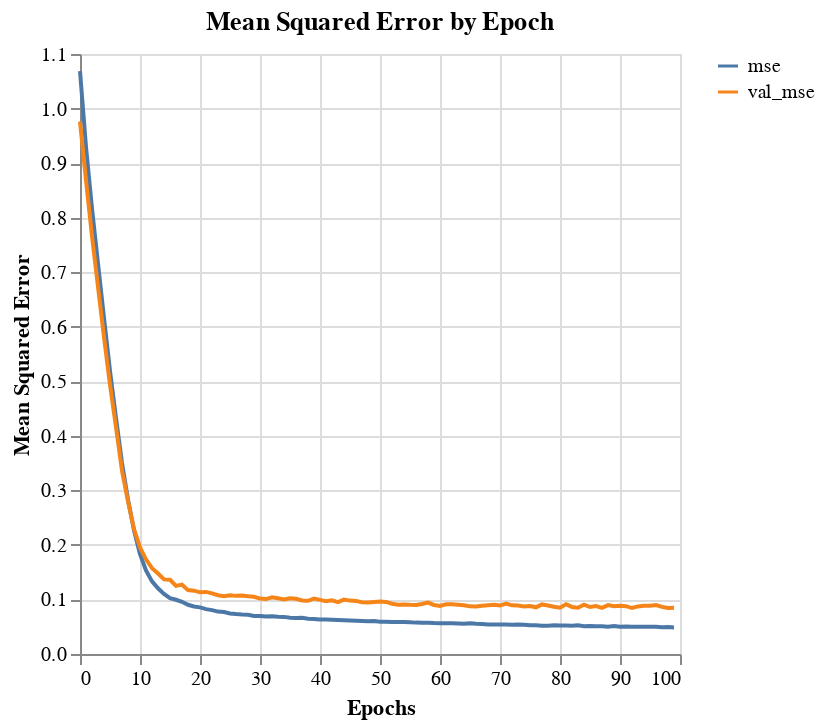
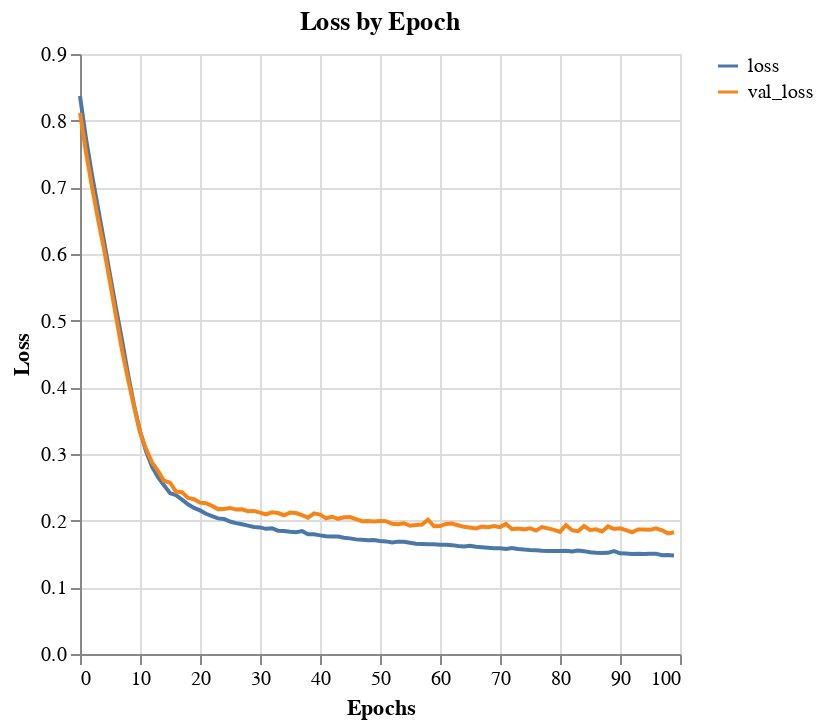

Notebook source saved alongside these figures, in order:
### Code cell
plot_model_history(history_df, feature='mse', name="initial_NN", tuner=True)
plot_model_history(history_df, feature='loss', name="initial_NN", tuner=True)

### Figure 1 — Vega-Lite specification as saved in the notebook (floating-point values rounded to 4 significant figures)
{"config": {"view": {"continuousWidth": 300, "continuousHeight": 300}}, "repeat": {"layer": ["mse", "val_mse"]}, "spec": {"data": {"name": "data-c008771fc6ed83b5106ac69f3f490f0b"}, "mark": {"type": "line"}, "encoding": {"color": {"datum": {"repeat": "layer"}}, "x": {"field": "index", "title": "Epochs", "type": "quantitative"}, "y": {"field": {"repeat": "layer"}, "title": "Mean Squared Error", "type": "quantitative"}}}, "title": "Mean Squared Error by Epoch", "$schema": "https://vega.github.io/schema/vega-lite/v5.20.1.json", "datasets": {"data-c008771fc6ed83b5106ac69f3f490f0b": [{"index": 0, "mse": 1.069, "val_mse": 0.9763}, {"index": 1, "mse": 0.9296, "val_mse": 0.8686}, {"index": 2, "mse": 0.817, "val_mse": 0.7659}, {"index": 3, "mse": 0.7161, "val_mse": 0.6731}, {"index": 4, "mse": 0.616, "val_mse": 0.5808}, {"index": 5, "mse": 0.5188, "val_mse": 0.4937}, {"index": 6, "mse": 0.4329, "val_mse": 0.4159}, {"index": 7, "mse": 0.3501, "val_mse": 0.3361}, {"index": 8, "mse": 0.2832, "val_mse": 0.2798}, {"index": 9, "mse": 0.2267, "val_mse": 0.2291}, {"index": 10, "mse": 0.1831, "val_mse": 0.1953}, {"index": 11, "mse": 0.1534, "val_mse": 0.1736}, {"index": 12, "mse": 0.1332, "val_mse": 0.1573}, {"index": 13, "mse": 0.1206, "val_mse": 0.1476}, {"index": 14, "mse": 0.1101, "val_mse": 0.1368}, {"index": 15, "mse": 0.1024, "val_mse": 0.136}, {"index": 16, "mse": 0.09946, "val_mse": 0.1248}, {"index": 17, "mse": 0.09572, "val_mse": 0.1271}, {"index": 18, "mse": 0.09022, "val_mse": 0.1171}, {"index": 19, "mse": 0.08719, "val_mse": 0.1161}, {"index": 20, "mse": 0.08552, "val_mse": 0.1131}, {"index": 21, "mse": 0.08229, "val_mse": 0.1138}, {"index": 22, "mse": 0.0804, "val_mse": 0.1111}, {"index": 23, "mse": 0.07776, "val_mse": 0.1078}, {"index": 24, "mse": 0.07686, "val_mse": 0.106}, {"index": 25, "mse": 0.07442, "val_mse": 0.1079}, {"index": 26, "mse": 0.07319, "val_mse": 0.1066}, {"index": 27, "mse": 0.07242, "val_mse": 0.1074}, {"index": 28, "mse": 0.07192, "val_mse": 0.1058}, {"index": 29, "mse": 0.06986, "val_mse": 0.1049}, {"index": 30, "mse": 0.06984, "val_mse": 0.1015}, {"index": 31, "mse": 0.06877, "val_mse": 0.1007}, {"index": 32, "mse": 0.06921, "val_mse": 0.1038}, {"index": 33, "mse": 0.06844, "val_mse": 0.1021}, {"index": 34, "mse": 0.06803, "val_mse": 0.09989}, {"index": 35, "mse": 0.0666, "val_mse": 0.1022}, {"index": 36, "mse": 0.06613, "val_mse": 0.1012}, {"index": 37, "mse": 0.06641, "val_mse": 0.09805}, {"index": 38, "mse": 0.06456, "val_mse": 0.09748}, {"index": 39, "mse": 0.06431, "val_mse": 0.1016}, {"index": 40, "mse": 0.06345, "val_mse": 0.09922}, {"index": 41, "mse": 0.06323, "val_mse": 0.09664}, {"index": 42, "mse": 0.06284, "val_mse": 0.09841}, {"index": 43, "mse": 0.06237, "val_mse": 0.09501}, {"index": 44, "mse": 0.06206, "val_mse": 0.09983}, {"index": 45, "mse": 0.06154, "val_mse": 0.09787}, {"index": 46, "mse": 0.06099, "val_mse": 0.09732}, {"index": 47, "mse": 0.06062, "val_mse": 0.09476}, {"index": 48, "mse": 0.06013, "val_mse": 0.09454}, {"index": 49, "mse": 0.06034, "val_mse": 0.0955}, {"index": 50, "mse": 0.0592, "val_mse": 0.09615}, {"index": 51, "mse": 0.05934, "val_mse": 0.09551}, {"index": 52, "mse": 0.05857, "val_mse": 0.09208}, {"index": 53, "mse": 0.05858, "val_mse": 0.09045}, {"index": 54, "mse": 0.05887, "val_mse": 0.09083}, {"index": 55, "mse": 0.05815, "val_mse": 0.09021}, {"index": 56, "mse": 0.05752, "val_mse": 0.08992}, {"index": 57, "mse": 0.05741, "val_mse": 0.09163}, {"index": 58, "mse": 0.05722, "val_mse": 0.09432}, {"index": 59, "mse": 0.05663, "val_mse": 0.08991}, {"index": 60, "mse": 0.05654, "val_mse": 0.08822}, {"index": 61, "mse": 0.05624, "val_mse": 0.09115}, {"index": 62, "mse": 0.05631, "val_mse": 0.09102}, {"index": 63, "mse": 0.0561, "val_mse": 0.0903}, {"index": 64, "mse": 0.05529, "val_mse": 0.08938}, {"index": 65, "mse": 0.05618, "val_mse": 0.08736}, {"index": 66, "mse": 0.05529, "val_mse": 0.08722}, {"index": 67, "mse": 0.05485, "val_mse": 0.08857}, {"index": 68, "mse": 0.05429, "val_mse": 0.0892}, {"index": 69, "mse": 0.05417, "val_mse": 0.09006}, {"index": 70, "mse": 0.05418, "val_mse": 0.08882}, {"index": 71, "mse": 0.05401, "val_mse": 0.09253}, {"index": 72, "mse": 0.05373, "val_mse": 0.08918}, {"index": 73, "mse": 0.05405, "val_mse": 0.0888}, {"index": 74, "mse": 0.05357, "val_mse": 0.08722}, {"index": 75, "mse": 0.05287, "val_mse": 0.08813}, {"index": 76, "mse": 0.0525, "val_mse": 0.08566}, {"index": 77, "mse": 0.05192, "val_mse": 0.09083}, {"index": 78, "mse": 0.05199, "val_mse": 0.08885}, {"index": 79, "mse": 0.05284, "val_mse": 0.08658}, {"index": 80, "mse": 0.05207, "val_mse": 0.08501}, {"index": 81, "mse": 0.05232, "val_mse": 0.09114}, {"index": 82, "mse": 0.05199, "val_mse": 0.08628}, {"index": 83, "mse": 0.05258, "val_mse": 0.08492}, {"index": 84, "mse": 0.05105, "val_mse": 0.0905}, {"index": 85, "mse": 0.05117, "val_mse": 0.08606}, {"index": 86, "mse": 0.05081, "val_mse": 0.08782}, {"index": 87, "mse": 0.05069, "val_mse": 0.08462}, {"index": 88, "mse": 0.05013, "val_mse": 0.08958}, {"index": 89, "mse": 0.05144, "val_mse": 0.0874}, {"index": 90, "mse": 0.04994, "val_mse": 0.08841}, {"index": 91, "mse": 0.05027, "val_mse": 0.08763}, {"index": 92, "mse": 0.0501, "val_mse": 0.08426}, {"index": 93, "mse": 0.05008, "val_mse": 0.0872}, {"index": 94, "mse": 0.04975, "val_mse": 0.08833}, {"index": 95, "mse": 0.05012, "val_mse": 0.08863}, {"index": 96, "mse": 0.05015, "val_mse": 0.08971}, {"index": 97, "mse": 0.04909, "val_mse": 0.08641}, {"index": 98, "mse": 0.04947, "val_mse": 0.08418}, {"index": 99, "mse": 0.04872, "val_mse": 0.0846}]}}

### Figure 2 — Vega-Lite specification as saved in the notebook (floating-point values rounded to 4 significant figures)
{"config": {"view": {"continuousWidth": 300, "continuousHeight": 300}}, "repeat": {"layer": ["loss", "val_loss"]}, "spec": {"data": {"name": "data-4fb63c09a3b1a2cfb2b39a67c09d1b60"}, "mark": {"type": "line"}, "encoding": {"color": {"datum": {"repeat": "layer"}}, "x": {"field": "index", "title": "Epochs", "type": "quantitative"}, "y": {"field": {"repeat": "layer"}, "title": "Loss", "type": "quantitative"}}}, "title": "Loss by Epoch", "$schema": "https://vega.github.io/schema/vega-lite/v5.20.1.json", "datasets": {"data-4fb63c09a3b1a2cfb2b39a67c09d1b60": [{"index": 0, "loss": 0.8371, "val_loss": 0.8115}, {"index": 1, "loss": 0.773, "val_loss": 0.7525}, {"index": 2, "loss": 0.7186, "val_loss": 0.7006}, {"index": 3, "loss": 0.6693, "val_loss": 0.6524}, {"index": 4, "loss": 0.6195, "val_loss": 0.6073}, {"index": 5, "loss": 0.5688, "val_loss": 0.5578}, {"index": 6, "loss": 0.5187, "val_loss": 0.5062}, {"index": 7, "loss": 0.4709, "val_loss": 0.4558}, {"index": 8, "loss": 0.4199, "val_loss": 0.4125}, {"index": 9, "loss": 0.3736, "val_loss": 0.371}, {"index": 10, "loss": 0.3344, "val_loss": 0.3327}, {"index": 11, "loss": 0.3044, "val_loss": 0.3077}, {"index": 12, "loss": 0.2812, "val_loss": 0.2875}, {"index": 13, "loss": 0.2652, "val_loss": 0.2746}, {"index": 14, "loss": 0.253, "val_loss": 0.2599}, {"index": 15, "loss": 0.2414, "val_loss": 0.257}, {"index": 16, "loss": 0.2382, "val_loss": 0.2437}, {"index": 17, "loss": 0.2316, "val_loss": 0.2428}, {"index": 18, "loss": 0.2245, "val_loss": 0.234}, {"index": 19, "loss": 0.219, "val_loss": 0.2321}, {"index": 20, "loss": 0.2154, "val_loss": 0.227}, {"index": 21, "loss": 0.2103, "val_loss": 0.2263}, {"index": 22, "loss": 0.2069, "val_loss": 0.2221}, {"index": 23, "loss": 0.2034, "val_loss": 0.2173}, {"index": 24, "loss": 0.2025, "val_loss": 0.2174}, {"index": 25, "loss": 0.1987, "val_loss": 0.2191}, {"index": 26, "loss": 0.1963, "val_loss": 0.2166}, {"index": 27, "loss": 0.1945, "val_loss": 0.217}, {"index": 28, "loss": 0.1925, "val_loss": 0.2143}, {"index": 29, "loss": 0.1906, "val_loss": 0.2147}, {"index": 30, "loss": 0.1899, "val_loss": 0.212}, {"index": 31, "loss": 0.1878, "val_loss": 0.2093}, {"index": 32, "loss": 0.1887, "val_loss": 0.2125}, {"index": 33, "loss": 0.1849, "val_loss": 0.2114}, {"index": 34, "loss": 0.1843, "val_loss": 0.2082}, {"index": 35, "loss": 0.1834, "val_loss": 0.2121}, {"index": 36, "loss": 0.1827, "val_loss": 0.2114}, {"index": 37, "loss": 0.1845, "val_loss": 0.2083}, {"index": 38, "loss": 0.1795, "val_loss": 0.2045}, {"index": 39, "loss": 0.1797, "val_loss": 0.211}, {"index": 40, "loss": 0.1779, "val_loss": 0.2092}, {"index": 41, "loss": 0.1768, "val_loss": 0.2036}, {"index": 42, "loss": 0.1763, "val_loss": 0.2059}, {"index": 43, "loss": 0.1762, "val_loss": 0.2028}, {"index": 44, "loss": 0.1745, "val_loss": 0.2051}, {"index": 45, "loss": 0.1734, "val_loss": 0.2055}, {"index": 46, "loss": 0.1719, "val_loss": 0.2024}, {"index": 47, "loss": 0.1715, "val_loss": 0.1992}, {"index": 48, "loss": 0.1708, "val_loss": 0.1995}, {"index": 49, "loss": 0.171, "val_loss": 0.1986}, {"index": 50, "loss": 0.1694, "val_loss": 0.1995}, {"index": 51, "loss": 0.1689, "val_loss": 0.1993}, {"index": 52, "loss": 0.1674, "val_loss": 0.1954}, {"index": 53, "loss": 0.1686, "val_loss": 0.1948}, {"index": 54, "loss": 0.1685, "val_loss": 0.1961}, {"index": 55, "loss": 0.1669, "val_loss": 0.1924}, {"index": 56, "loss": 0.1655, "val_loss": 0.1936}, {"index": 57, "loss": 0.165, "val_loss": 0.1942}, {"index": 58, "loss": 0.1647, "val_loss": 0.2014}, {"index": 59, "loss": 0.1645, "val_loss": 0.1916}, {"index": 60, "loss": 0.1639, "val_loss": 0.1919}, {"index": 61, "loss": 0.1637, "val_loss": 0.1951}, {"index": 62, "loss": 0.1633, "val_loss": 0.1957}, {"index": 63, "loss": 0.1621, "val_loss": 0.1931}, {"index": 64, "loss": 0.1614, "val_loss": 0.1907}, {"index": 65, "loss": 0.1624, "val_loss": 0.1897}, {"index": 66, "loss": 0.1609, "val_loss": 0.1882}, {"index": 67, "loss": 0.1602, "val_loss": 0.191}, {"index": 68, "loss": 0.1595, "val_loss": 0.1903}, {"index": 69, "loss": 0.1587, "val_loss": 0.1918}, {"index": 70, "loss": 0.1586, "val_loss": 0.1903}, {"index": 71, "loss": 0.1574, "val_loss": 0.1952}, {"index": 72, "loss": 0.159, "val_loss": 0.1873}, {"index": 73, "loss": 0.1576, "val_loss": 0.1881}, {"index": 74, "loss": 0.1567, "val_loss": 0.187}, {"index": 75, "loss": 0.156, "val_loss": 0.1886}, {"index": 76, "loss": 0.1555, "val_loss": 0.1851}, {"index": 77, "loss": 0.1549, "val_loss": 0.1903}, {"index": 78, "loss": 0.1545, "val_loss": 0.1885}, {"index": 79, "loss": 0.1544, "val_loss": 0.1861}, {"index": 80, "loss": 0.1545, "val_loss": 0.1832}, {"index": 81, "loss": 0.155, "val_loss": 0.1935}, {"index": 82, "loss": 0.1537, "val_loss": 0.1856}, {"index": 83, "loss": 0.1551, "val_loss": 0.184}, {"index": 84, "loss": 0.1543, "val_loss": 0.1919}, {"index": 85, "loss": 0.1527, "val_loss": 0.186}, {"index": 86, "loss": 0.1518, "val_loss": 0.1871}, {"index": 87, "loss": 0.1516, "val_loss": 0.1838}, {"index": 88, "loss": 0.1518, "val_loss": 0.1914}, {"index": 89, "loss": 0.1543, "val_loss": 0.1877}, {"index": 90, "loss": 0.151, "val_loss": 0.1885}, {"index": 91, "loss": 0.1506, "val_loss": 0.1857}, {"index": 92, "loss": 0.15, "val_loss": 0.1826}, {"index": 93, "loss": 0.1503, "val_loss": 0.1868}, {"index": 94, "loss": 0.15, "val_loss": 0.1869}, {"index": 95, "loss": 0.1505, "val_loss": 0.1862}, {"index": 96, "loss": 0.1505, "val_loss": 0.1885}, {"index": 97, "loss": 0.1483, "val_loss": 0.1855}, {"index": 98, "loss": 0.1483, "val_loss": 0.1809}, {"index": 99, "loss": 0.1479, "val_loss": 0.1825}]}}
